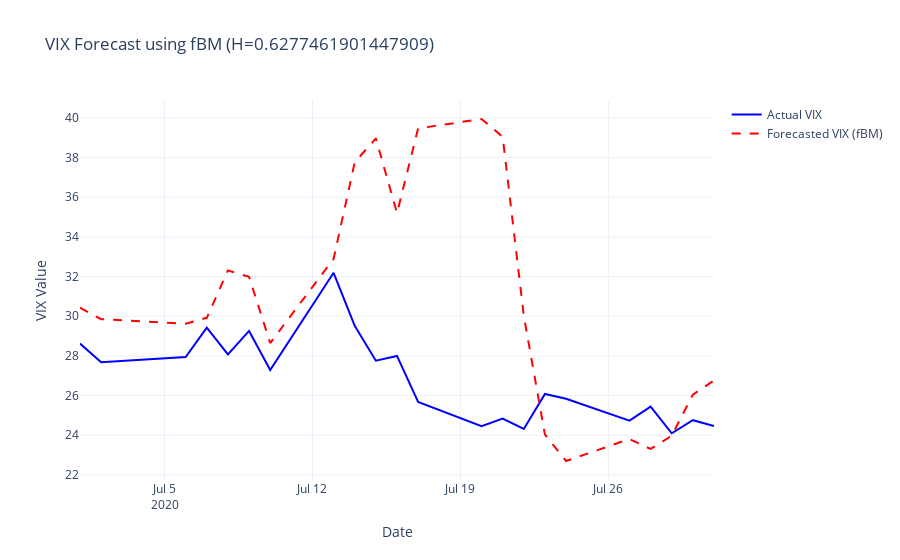

Source (notebook cell):
### Code cell
from stochastic.processes.continuous import FractionalBrownianMotion
import numpy as np
import random
import plotly.graph_objects as go

def simulate_fbm_vix(train_data, test_data, H):
    """
    Simulates a VIX path using geometric fractional Brownian motion.
    
    Parameters:
        train_data (DataFrame): Training data containing at least 'vol' and 'log_vol_diff'.
        test_data (DataFrame): Testing data to determine the simulation length.
        H (float): Hurst exponent for the fractional Brownian motion.
        
    Returns:
        np.ndarray: Simulated VIX values.
    """
    # Set fixed seeds for reproducibility
    random.seed(42)
    np.random.seed(42)

    # Calculate drift (μ) and volatility (σ) from training log differences of VIX
    mu = train_data["log_vol_diff"].mean()
    sigma = train_data["log_vol_diff"].std()

    n_days = len(test_data)
    # Define and sample from the fBM model
    fbm = FractionalBrownianMotion(hurst=H, t=n_days-1)
    fbm_values = fbm.sample(n=n_days-1)

    # Use the last available VIX value in training data as the starting point
    S0 = train_data['vol'].iloc[-1]
    # Simulate the VIX path using a geometric fBM model
    simulated_vix = S0 * np.exp(mu * np.arange(n_days) + sigma * fbm_values)
    print(mu, sigma)
    return simulated_vix

def plot_fbm_vix(test_data, simulated_vix, H):
    """
    Plots actual vs. simulated VIX values.
    
    Parameters:
        test_data (DataFrame): Testing data containing actual VIX values under 'vol'.
        simulated_vix (np.ndarray): Simulated VIX values.
        H (float): Hurst exponent used in the simulation (for labeling purposes).
    """
    fig = go.Figure()

    # Actual VIX trace
    fig.add_trace(go.Scatter(
        x=test_data.index,
        y=test_data["vol"],
        mode='lines',
        name='Actual VIX',
        line=dict(color='blue')
    ))

    # Forecasted VIX trace using fBM
    fig.add_trace(go.Scatter(
        x=test_data.index,
        y=simulated_vix,
        mode='lines',
        name='Forecasted VIX (fBM)',
        line=dict(color='red', dash='dash')
    ))

    # Update layout of the plot
    fig.update_layout(
        title=f"VIX Forecast using fBM (H={H})",
        xaxis_title="Date",
        yaxis_title="VIX Value",
        template="plotly_white"
    )

    fig.show()

# Example usage:
simulated_vix = simulate_fbm_vix(vix_training_df, vix_testing_df, vix_hurst_est)
plot_fbm_vix(vix_testing_df, simulated_vix, vix_hurst_est)

### Figure 1 — Plotly figure (JSON) as saved in the notebook; plotly's stock layout.template omitted (floating-point values rounded to 4 significant figures)
{"data": [{"line": {"color": "blue"}, "mode": "lines", "name": "Actual VIX", "type": "scatter", "x": ["2020-07-01T00:00:00", "2020-07-02T00:00:00", "2020-07-06T00:00:00", "2020-07-07T00:00:00", "2020-07-08T00:00:00", "2020-07-09T00:00:00", "2020-07-10T00:00:00", "2020-07-13T00:00:00", "2020-07-14T00:00:00", "2020-07-15T00:00:00", "2020-07-16T00:00:00", "2020-07-17T00:00:00", "2020-07-20T00:00:00", "2020-07-21T00:00:00", "2020-07-22T00:00:00", "2020-07-23T00:00:00", "2020-07-24T00:00:00", "2020-07-27T00:00:00", "2020-07-28T00:00:00", "2020-07-29T00:00:00", "2020-07-30T00:00:00", "2020-07-31T00:00:00"], "y": [28.62, 27.68, 27.94, 29.43, 28.08, 29.26, 27.29, 32.19, 29.52, 27.76, 28, 25.68, 24.46, 24.84, 24.32, 26.08, 25.84, 24.74, 25.44, 24.1, 24.76, 24.46]}, {"line": {"color": "red", "dash": "dash"}, "mode": "lines", "name": "Forecasted VIX (fBM)", "type": "scatter", "x": ["2020-07-01T00:00:00", "2020-07-02T00:00:00", "2020-07-06T00:00:00", "2020-07-07T00:00:00", "2020-07-08T00:00:00", "2020-07-09T00:00:00", "2020-07-10T00:00:00", "2020-07-13T00:00:00", "2020-07-14T00:00:00", "2020-07-15T00:00:00", "2020-07-16T00:00:00", "2020-07-17T00:00:00", "2020-07-20T00:00:00", "2020-07-21T00:00:00", "2020-07-22T00:00:00", "2020-07-23T00:00:00", "2020-07-24T00:00:00", "2020-07-27T00:00:00", "2020-07-28T00:00:00", "2020-07-29T00:00:00", "2020-07-30T00:00:00", "2020-07-31T00:00:00"], "y": [30.43, 29.85, 29.63, 29.92, 32.31, 31.99, 28.65, 32.89, 37.76, 38.97, 35.2, 39.47, 39.94, 39.05, 30.03, 24.03, 22.7, 23.81, 23.31, 23.98, 26.05, 26.76]}], "layout": {"title": {"text": "VIX Forecast using fBM (H=0.6277461901447909)"}, "xaxis": {"title": {"text": "Date"}}, "yaxis": {"title": {"text": "VIX Value"}}}}
